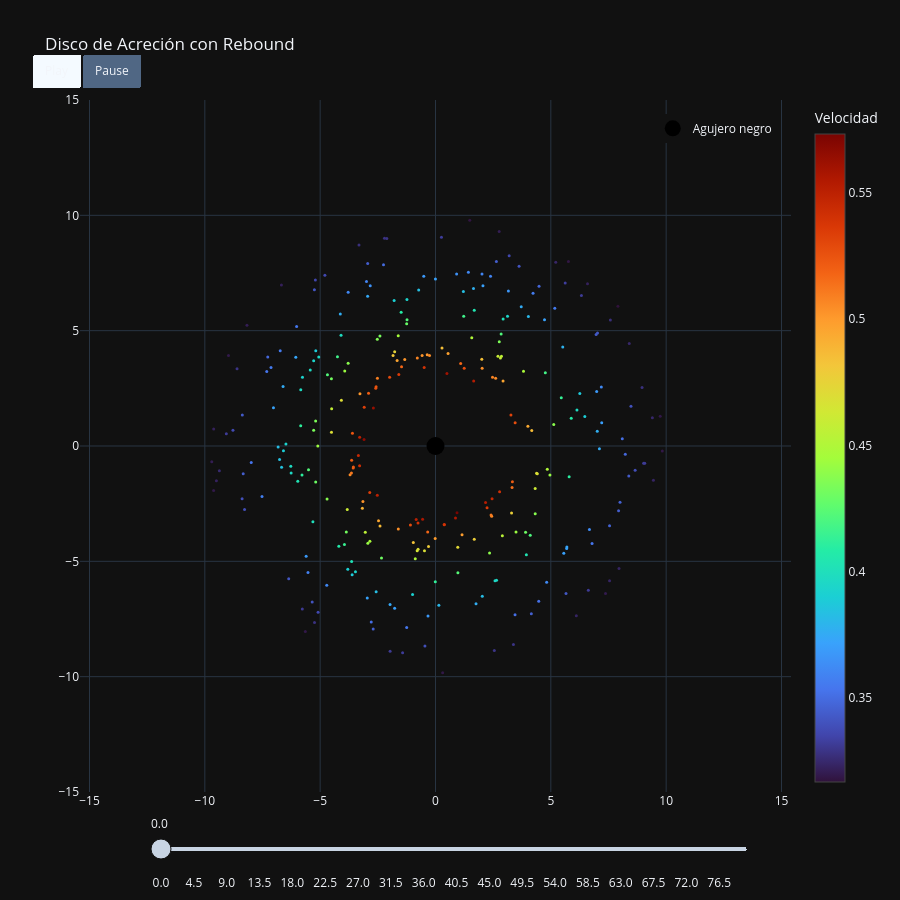

The cell this chart's notebook holds for it:
### Markdown cell above
Creamos una figura interactiva con plotly, la cual muestra la animación de las órbitas newtonianas de las partículas, permite avanzar y retroceder en el tiempo mediante un slider y representa la velocidad de las partículas con un mapa de color que va desde la velocidad mínima hasta la velocidad máxima

### Code cell
fig = go.Figure(
    data=[
        # Partículas
        go.Scatter(
            x=xs[0],
            y=ys[0],
            mode='markers',
            marker=dict(
                size=3,
                color=vs[0],
                colorscale='Turbo',
                cmin=vmin,
                cmax=vmax,
                colorbar=dict(title="Velocidad"),
            ),
            showlegend=False,  # Ocultar la leyenda automática de las partículas
        ),
        # Agujero negro
        go.Scatter(
            x=[0],
            y=[0],
            mode='markers',
            marker=dict(
                size=18,
                color='black'
            ),
            name='Agujero negro'
        )
    ],
    frames=frames # Frames definidos en la celda anterior
)

sliders = [
    {
        "steps": [
            {
                "args": [
                    [str(i)],
                    {
                        "frame": {"duration": 0, "redraw": True},
                        "mode": "immediate"
                    }
                ],
                "label": f"{tiempos[i]:.1f}",
                "method": "animate",
            }
            for i in range(250)
        ],
        "transition": {"duration": 0},
        "x": 0.1,
        "len": 0.85,
    }
]

fig.update_layout(
    title="Disco de Acreción con Rebound",
    width=900,
    height=900,
    xaxis=dict(
        range=[-15, 15],
        zeroline=False,
    ),
    yaxis=dict(
        range=[-15, 15],
        scaleanchor="x",
        zeroline=False,
    ),
    template="plotly_dark",
    sliders=sliders,
    legend=dict(
        xanchor="right",
        x=0.98,
        yanchor="top",
        y=0.98
    ),
    updatemenus=[
        {
            "type": "buttons",
            "buttons": [
                {
                    "label": "Play",
                    "method": "animate",
                    "args": [
                        None,
                        {
                            "frame": {
                                "duration": 40,
                                "redraw": True
                            },
                            "fromcurrent": True
                        }
                    ],
                },
                {
                    "label": "Pause",
                    "method": "animate",
                    "args": [
                        [None],
                        {
                            "frame": {
                                "duration": 0,
                                "redraw": False
                            },
                            "mode": "immediate"
                        }
                    ],
                }
            ],
            "direction": "left",
            "pad": {"r": 10, "t": 10},
            "showactive": True,
            "x": 0.1,
            "y": 1.08,
        }
    ]
)

fig.show()

### Figure 1 — Plotly figure (JSON) as saved in the notebook; plotly's stock layout.template omitted (floating-point values rounded to 4 significant figures; data arrays with more than 128 entries replaced by an {"elided": "..."} marker saying what was removed)
{"data": [{"marker": {"cmax": 0.5732, "cmin": 0.3168, "color": {"elided": "300 float values"}, "colorbar": {"title": {"text": "Velocidad"}}, "colorscale": [[0, "#30123b"], [0.07143, "#4145ab"], [0.1429, "#4675ed"], [0.2143, "#39a2fc"], [0.2857, "#1bcfd4"], [0.3571, "#24eca6"], [0.4286, "#61fc6c"], [0.5, "#a4fc3b"], [0.5714, "#d1e834"], [0.6429, "#f3c63a"], [0.7143, "#fe9b2d"], [0.7857, "#f36315"], [0.8571, "#d93806"], [0.9286, "#b11901"], [1, "#7a0402"]], "size": 3}, "mode": "markers", "showlegend": false, "type": "scatter", "x": {"elided": "300 float values"}, "y": {"elided": "300 float values"}}, {"marker": {"color": "black", "size": 18}, "mode": "markers", "name": "Agujero negro", "type": "scatter", "x": [0], "y": [0]}], "layout": {"height": 900, "legend": {"x": 0.98, "xanchor": "right", "y": 0.98, "yanchor": "top"}, "sliders": [{"len": 0.85, "steps": [{"args": [["0"], {"frame": {"duration": 0, "redraw": true}, "mode": "immediate"}], "label": "0.0", "method": "animate"}, {"args": [["1"], {"frame": {"duration": 0, "redraw": true}, "mode": "immediate"}], "label": "0.3", "method": "animate"}, {"args": [["2"], {"frame": {"duration": 0, "redraw": true}, "mode": "immediate"}], "label": "0.6", "method": "animate"}, {"args": [["3"], {"frame": {"duration": 0, "redraw": true}, "mode": "immediate"}], "label": "1.0", "method": "animate"}, {"args": [["4"], {"frame": {"duration": 0, "redraw": true}, "mode": "immediate"}], "label": "1.3", "method": "animate"}, {"args": [["5"], {"frame": {"duration": 0, "redraw": true}, "mode": "immediate"}], "label": "1.6", "method": "animate"}, {"args": [["6"], {"frame": {"duration": 0, "redraw": true}, "mode": "immediate"}], "label": "1.9", "method": "animate"}, {"args": [["7"], {"frame": {"duration": 0, "redraw": true}, "mode": "immediate"}], "label": "2.2", "method": "animate"}, {"args": [["8"], {"frame": {"duration": 0, "redraw": true}, "mode": "immediate"}], "label": "2.6", "method": "animate"}, {"args": [["9"], {"frame": {"duration": 0, "redraw": true}, "mode": "immediate"}], "label": "2.9", "method": "animate"}, {"args": [["10"], {"frame": {"duration": 0, "redraw": true}, "mode": "immediate"}], "label": "3.2", "method": "animate"}, {"args": [["11"], {"frame": {"duration": 0, "redraw": true}, "mode": "immediate"}], "label": "3.5", "method": "animate"}, {"args": [["12"], {"frame": {"duration": 0, "redraw": true}, "mode": "immediate"}], "label": "3.9", "method": "animate"}, {"args": [["13"], {"frame": {"duration": 0, "redraw": true}, "mode": "immediate"}], "label": "4.2", "method": "animate"}, {"args": [["14"], {"frame": {"duration": 0, "redraw": true}, "mode": "immediate"}], "label": "4.5", "method": "animate"}, {"args": [["15"], {"frame": {"duration": 0, "redraw": true}, "mode": "immediate"}], "label": "4.8", "method": "animate"}, {"args": [["16"], {"frame": {"duration": 0, "redraw": true}, "mode": "immediate"}], "label": "5.1", "method": "animate"}, {"args": [["17"], {"frame": {"duration": 0, "redraw": true}, "mode": "immediate"}], "label": "5.5", "method": "animate"}, {"args": [["18"], {"frame": {"duration": 0, "redraw": true}, "mode": "immediate"}], "label": "5.8", "method": "animate"}, {"args": [["19"], {"frame": {"duration": 0, "redraw": true}, "mode": "immediate"}], "label": "6.1", "method": "animate"}, {"args": [["20"], {"frame": {"duration": 0, "redraw": true}, "mode": "immediate"}], "label": "6.4", "method": "animate"}, {"args": [["21"], {"frame": {"duration": 0, "redraw": true}, "mode": "immediate"}], "label": "6.7", "method": "animate"}, {"args": [["22"], {"frame": {"duration": 0, "redraw": true}, "mode": "immediate"}], "label": "7.1", "method": "animate"}, {"args": [["23"], {"frame": {"duration": 0, "redraw": true}, "mode": "immediate"}], "label": "7.4", "method": "animate"}, {"args": [["24"], {"frame": {"duration": 0, "redraw": true}, "mode": "immediate"}], "label": "7.7", "method": "animate"}, {"args": [["25"], {"frame": {"duration": 0, "redraw": true}, "mode": "immediate"}], "label": "8.0", "method": "animate"}, {"args": [["26"], {"frame": {"duration": 0, "redraw": true}, "mode": "immediate"}], "label": "8.4", "method": "animate"}, {"args": [["27"], {"frame": {"duration": 0, "redraw": true}, "mode": "immediate"}], "label": "8.7", "method": "animate"}, {"args": [["28"], {"frame": {"duration": 0, "redraw": true}, "mode": "immediate"}], "label": "9.0", "method": "animate"}, {"args": [["29"], {"frame": {"duration": 0, "redraw": true}, "mode": "immediate"}], "label": "9.3", "method": "animate"}, {"args": [["30"], {"frame": {"duration": 0, "redraw": true}, "mode": "immediate"}], "label": "9.6", "method": "animate"}, {"args": [["31"], {"frame": {"duration": 0, "redraw": true}, "mode": "immediate"}], "label": "10.0", "method": "animate"}, {"args": [["32"], {"frame": {"duration": 0, "redraw": true}, "mode": "immediate"}], "label": "10.3", "method": "animate"}, {"args": [["33"], {"frame": {"duration": 0, "redraw": true}, "mode": "immediate"}], "label": "10.6", "method": "animate"}, {"args": [["34"], {"frame": {"duration": 0, "redraw": true}, "mode": "immediate"}], "label": "10.9", "method": "animate"}, {"args": [["35"], {"frame": {"duration": 0, "redraw": true}, "mode": "immediate"}], "label": "11.2", "method": "animate"}, {"args": [["36"], {"frame": {"duration": 0, "redraw": true}, "mode": "immediate"}], "label": "11.6", "method": "animate"}, {"args": [["37"], {"frame": {"duration": 0, "redraw": true}, "mode": "immediate"}], "label": "11.9", "method": "animate"}, {"args": [["38"], {"frame": {"duration": 0, "redraw": true}, "mode": "immediate"}], "label": "12.2", "method": "animate"}, {"args": [["39"], {"frame": {"duration": 0, "redraw": true}, "mode": "immediate"}], "label": "12.5", "method": "animate"}, {"args": [["40"], {"frame": {"duration": 0, "redraw": true}, "mode": "immediate"}], "label": "12.9", "method": "animate"}, {"args": [["41"], {"frame": {"duration": 0, "redraw": true}, "mode": "immediate"}], "label": "13.2", "method": "animate"}, {"args": [["42"], {"frame": {"duration": 0, "redraw": true}, "mode": "immediate"}], "label": "13.5", "method": "animate"}, {"args": [["43"], {"frame": {"duration": 0, "redraw": true}, "mode": "immediate"}], "label": "13.8", "method": "animate"}, {"args": [["44"], {"frame": {"duration": 0, "redraw": true}, "mode": "immediate"}], "label": "14.1", "method": "animate"}, {"args": [["45"], {"frame": {"duration": 0, "redraw": true}, "mode": "immediate"}], "label": "14.5", "method": "animate"}, {"args": [["46"], {"frame": {"duration": 0, "redraw": true}, "mode": "immediate"}], "label": "14.8", "method": "animate"}, {"args": [["47"], {"frame": {"duration": 0, "redraw": true}, "mode": "immediate"}], "label": "15.1", "method": "animate"}, {"args": [["48"], {"frame": {"duration": 0, "redraw": true}, "mode": "immediate"}], "label": "15.4", "method": "animate"}, {"args": [["49"], {"frame": {"duration": 0, "redraw": true}, "mode": "immediate"}], "label": "15.7", "method": "animate"}, {"args": [["50"], {"frame": {"duration": 0, "redraw": true}, "mode": "immediate"}], "label": "16.1", "method": "animate"}, {"args": [["51"], {"frame": {"duration": 0, "redraw": true}, "mode": "immediate"}], "label": "16.4", "method": "animate"}, {"args": [["52"], {"frame": {"duration": 0, "redraw": true}, "mode": "immediate"}], "label": "16.7", "method": "animate"}, {"args": [["53"], {"frame": {"duration": 0, "redraw": true}, "mode": "immediate"}], "label": "17.0", "method": "animate"}, {"args": [["54"], {"frame": {"duration": 0, "redraw": true}, "mode": "immediate"}], "label": "17.3", "method": "animate"}, {"args": [["55"], {"frame": {"duration": 0, "redraw": true}, "mode": "immediate"}], "label": "17.7", "method": "animate"}, {"args": [["56"], {"frame": {"duration": 0, "redraw": true}, "mode": "immediate"}], "label": "18.0", "method": "animate"}, {"args": [["57"], {"frame": {"duration": 0, "redraw": true}, "mode": "immediate"}], "label": "18.3", "method": "animate"}, {"args": [["58"], {"frame": {"duration": 0, "redraw": true}, "mode": "immediate"}], "label": "18.6", "method": "animate"}, {"args": [["59"], {"frame": {"duration": 0, "redraw": true}, "mode": "immediate"}], "label": "19.0", "method": "animate"}, {"args": [["60"], {"frame": {"duration": 0, "redraw": true}, "mode": "immediate"}], "label": "19.3", "method": "animate"}, {"args": [["61"], {"frame": {"duration": 0, "redraw": true}, "mode": "immediate"}], "label": "19.6", "method": "animate"}, {"args": [["62"], {"frame": {"duration": 0, "redraw": true}, "mode": "immediate"}], "label": "19.9", "method": "animate"}, {"args": [["63"], {"frame": {"duration": 0, "redraw": true}, "mode": "immediate"}], "label": "20.2", "method": "animate"}, {"args": [["64"], {"frame": {"duration": 0, "redraw": true}, "mode": "immediate"}], "label": "20.6", "method": "animate"}, {"args": [["65"], {"frame": {"duration": 0, "redraw": true}, "mode": "immediate"}], "label": "20.9", "method": "animate"}, {"args": [["66"], {"frame": {"duration": 0, "redraw": true}, "mode": "immediate"}], "label": "21.2", "method": "animate"}, {"args": [["67"], {"frame": {"duration": 0, "redraw": true}, "mode": "immediate"}], "label": "21.5", "method": "animate"}, {"args": [["68"], {"frame": {"duration": 0, "redraw": true}, "mode": "immediate"}], "label": "21.8", "method": "animate"}, {"args": [["69"], {"frame": {"duration": 0, "redraw": true}, "mode": "immediate"}], "label": "22.2", "method": "animate"}, {"args": [["70"], {"frame": {"duration": 0, "redraw": true}, "mode": "immediate"}], "label": "22.5", "method": "animate"}, {"args": [["71"], {"frame": {"duration": 0, "redraw": true}, "mode": "immediate"}], "label": "22.8", "method": "animate"}, {"args": [["72"], {"frame": {"duration": 0, "redraw": true}, "mode": "immediate"}], "label": "23.1", "method": "animate"}, {"args": [["73"], {"frame": {"duration": 0, "redraw": true}, "mode": "immediate"}], "label": "23.5", "method": "animate"}, {"args": [["74"], {"frame": {"duration": 0, "redraw": true}, "mode": "immediate"}], "label": "23.8", "method": "animate"}, {"args": [["75"], {"frame": {"duration": 0, "redraw": true}, "mode": "immediate"}], "label": "24.1", "method": "animate"}, {"args": [["76"], {"frame": {"duration": 0, "redraw": true}, "mode": "immediate"}], "label": "24.4", "method": "animate"}, {"args": [["77"], {"frame": {"duration": 0, "redraw": true}, "mode": "immediate"}], "label": "24.7", "method": "animate"}, {"args": [["78"], {"frame": {"duration": 0, "redraw": true}, "mode": "immediate"}], "label": "25.1", "method": "animate"}, {"args": [["79"], {"frame": {"duration": 0, "redraw": true}, "mode": "immediate"}], "label": "25.4", "method": "animate"}, {"args": [["80"], {"frame": {"duration": 0, "redraw": true}, "mode": "immediate"}], "label": "25.7", "method": "animate"}, {"args": [["81"], {"frame": {"duration": 0, "redraw": true}, "mode": "immediate"}], "label": "26.0", "method": "animate"}, {"args": [["82"], {"frame": {"duration": 0, "redraw": true}, "mode": "immediate"}], "label": "26.3", "method": "animate"}, {"args": [["83"], {"frame": {"duration": 0, "redraw": true}, "mode": "immediate"}], "label": "26.7", "method": "animate"}, {"args": [["84"], {"frame": {"duration": 0, "redraw": true}, "mode": "immediate"}], "label": "27.0", "method": "animate"}, {"args": [["85"], {"frame": {"duration": 0, "redraw": true}, "mode": "immediate"}], "label": "27.3", "method": "animate"}, {"args": [["86"], {"frame": {"duration": 0, "redraw": true}, "mode": "immediate"}], "label": "27.6", "method": "animate"}, {"args": [["87"], {"frame": {"duration": 0, "redraw": true}, "mode": "immediate"}], "label": "28.0", "method": "animate"}, {"args": [["88"], {"frame": {"duration": 0, "redraw": true}, "mode": "immediate"}], "label": "28.3", "method": "animate"}, {"args": [["89"], {"frame": {"duration": 0, "redraw": true}, "mode": "immediate"}], "label": "28.6", "method": "animate"}, {"args": [["90"], {"frame": {"duration": 0, "redraw": true}, "mode": "immediate"}], "label": "28.9", "method": "animate"}, {"args": [["91"], {"frame": {"duration": 0, "redraw": true}, "mode": "immediate"}], "label": "29.2", "method": "animate"}, {"args": [["92"], {"frame": {"duration": 0, "redraw": true}, "mode": "immediate"}], "label": "29.6", "method": "animate"}, {"args": [["93"], {"frame": {"duration": 0, "redraw": true}, "mode": "immediate"}], "label": "29.9", "method": "animate"}, {"args": [["94"], {"frame": {"duration": 0, "redraw": true}, "mode": "immediate"}], "label": "30.2", "method": "animate"}, {"args": [["95"], {"frame": {"duration": 0, "redraw": true}, "mode": "immediate"}], "label": "30.5", "method": "animate"}, {"args": [["96"], {"frame": {"duration": 0, "redraw": true}, "mode": "immediate"}], "label": "30.8", "method": "animate"}, {"args": [["97"], {"frame": {"duration": 0, "redraw": true}, "mode": "immediate"}], "label": "31.2", "method": "animate"}, {"args": [["98"], {"frame": {"duration": 0, "redraw": true}, "mode": "immediate"}], "label": "31.5", "method": "animate"}, {"args": [["99"], {"frame": {"duration": 0, "redraw": true}, "mode": "immediate"}], "label": "31.8", "method": "animate"}, {"args": [["100"], {"frame": {"duration": 0, "redraw": true}, "mode": "immediate"}], "label": "32.1", "method": "animate"}, {"args": [["101"], {"frame": {"duration": 0, "redraw": true}, "mode": "immediate"}], "label": "32.4", "method": "animate"}, {"args": [["102"], {"frame": {"duration": 0, "redraw": true}, "mode": "immediate"}], "label": "32.8", "method": "animate"}, {"args": [["103"], {"frame": {"duration": 0, "redraw": true}, "mode": "immediate"}], "label": "33.1", "method": "animate"}, {"args": [["104"], {"frame": {"duration": 0, "redraw": true}, "mode": "immediate"}], "label": "33.4", "method": "animate"}, {"args": [["105"], {"frame": {"duration": 0, "redraw": true}, "mode": "immediate"}], "label": "33.7", "method": "animate"}, {"args": [["106"], {"frame": {"duration": 0, "redraw": true}, "mode": "immediate"}], "label": "34.1", "method": "animate"}, {"args": [["107"], {"frame": {"duration": 0, "redraw": true}, "mode": "immediate"}], "label": "34.4", "method": "animate"}, {"args": [["108"], {"frame": {"duration": 0, "redraw": true}, "mode": "immediate"}], "label": "34.7", "method": "animate"}, {"args": [["109"], {"frame": {"duration": 0, "redraw": true}, "mode": "immediate"}], "label": "35.0", "method": "animate"}, {"args": [["110"], {"frame": {"duration": 0, "redraw": true}, "mode": "immediate"}], "label": "35.3", "method": "animate"}, {"args": [["111"], {"frame": {"duration": 0, "redraw": true}, "mode": "immediate"}], "label": "35.7", "method": "animate"}, {"args": [["112"], {"frame": {"duration": 0, "redraw": true}, "mode": "immediate"}], "label": "36.0", "method": "animate"}, {"args": [["113"], {"frame": {"duration": 0, "redraw": true}, "mode": "immediate"}], "label": "36.3", "method": "animate"}, {"args": [["114"], {"frame": {"duration": 0, "redraw": true}, "mode": "immediate"}], "label": "36.6", "method": "animate"}, {"args": [["115"], {"frame": {"duration": 0, "redraw": true}, "mode": "immediate"}], "label": "36.9", "method": "animate"}, {"args": [["116"], {"frame": {"duration": 0, "redraw": true}, "mode": "immediate"}], "label": "37.3", "method": "animate"}, {"args": [["117"], {"frame": {"duration": 0, "redraw": true}, "mode": "immediate"}], "label": "37.6", "method": "animate"}, {"args": [["118"], {"frame": {"duration": 0, "redraw": true}, "mode": "immediate"}], "label": "37.9", "method": "animate"}, {"args": [["119"], {"frame": {"duration": 0, "redraw": true}, "mode": "immediate"}], "label": "38.2", "method": "animate"}, {"args": [["120"], {"frame": {"duration": 0, "redraw": true}, "mode": "immediate"}], "label": "38.6", "method": "animate"}, {"args": [["121"], {"frame": {"duration": 0, "redraw": true}, "mode": "immediate"}], "label": "38.9", "method": "animate"}, {"args": [["122"], {"frame": {"duration": 0, "redraw": true}, "mode": "immediate"}], "label": "39.2", "method": "animate"}, {"args": [["123"], {"frame": {"duration": 0, "redraw": true}, "mode": "immediate"}], "label": "39.5", "method": "animate"}, {"args": [["124"], {"frame": {"duration": 0, "redraw": true}, "mode": "immediate"}], "label": "39.8", "method": "animate"}, {"args": [["125"], {"frame": {"duration": 0, "redraw": true}, "mode": "immediate"}], "label": "40.2", "method": "animate"}, {"args": [["126"], {"frame": {"duration": 0, "redraw": true}, "mode": "immediate"}], "label": "40.5", "method": "animate"}, {"args": [["127"], {"frame": {"duration": 0, "redraw": true}, "mode": "immediate"}], "label": "40.8", "method": "animate"}, {"args": [["128"], {"frame": {"duration": 0, "redraw": true}, "mode": "immediate"}], "label": "41.1", "method": "animate"}, {"args": [["129"], {"frame": {"duration": 0, "redraw": true}, "mode": "immediate"}], "label": "41.4", "method": "animate"}, {"args": [["130"], {"frame": {"duration": 0, "redraw": true}, "mode": "immediate"}], "label": "41.8", "method": "animate"}, {"args": [["131"], {"frame": {"duration": 0, "redraw": true}, "mode": "immediate"}], "label": "42.1", "method": "animate"}, {"args": [["132"], {"frame": {"duration": 0, "redraw": true}, "mode": "immediate"}], "label": "42.4", "method": "animate"}, {"args": [["133"], {"frame": {"duration": 0, "redraw": true}, "mode": "immediate"}], "label": "42.7", "method": "animate"}, {"args": [["134"], {"frame": {"duration": 0, "redraw": true}, "mode": "immediate"}], "label": "43.1", "method": "animate"}, {"args": [["135"], {"frame": {"duration": 0, "redraw": true}, "mode": "immediate"}], "label": "43.4", "method": "animate"}, {"args": [["136"], {"frame": {"duration": 0, "redraw": true}, "mode": "immediate"}], "label": "43.7", "method": "animate"}, {"args": [["137"], {"frame": {"duration": 0, "redraw": true}, "mode": "immediate"}], "label": "44.0", "method": "animate"}, {"args": [["138"], {"frame": {"duration": 0, "redraw": true}, "mode": "immediate"}], "label": "44.3", "method": "animate"}, {"args": [["139"], {"frame": {"duration": 0, "redraw": true}, "mode": "immediate"}], "label": "44.7", "method": "animate"}, {"args": [["140"], {"frame": {"duration": 0, "redraw": true}, "mode": "immediate"}], "label": "45.0", "method": "animate"}, {"args": [["141"], {"frame": {"duration": 0, "redraw": true}, "mode": "immediate"}], "label": "45.3", "method": "animate"}, {"args": [["142"], {"frame": {"duration": 0, "redraw": true}, "mode": "immediate"}], "label": "45.6", "method": "animate"}, {"args": [["143"], {"frame": {"duration": 0, "redraw": true}, "mode": "immediate"}], "label": "45.9", "method": "animate"}, {"args": [["144"], {"frame": {"duration": 0, "redraw": true}, "mode": "immediate"}], "label": "46.3", "method": "animate"}, {"args": [["145"], {"frame": {"duration": 0, "redraw": true}, "mode": "immediate"}], "label": "46.6", "method": "animate"}, {"args": [["146"], {"frame": {"duration": 0, "redraw": true}, "mode": "immediate"}], "label": "46.9", "method": "animate"}, {"args": [["147"], {"frame": {"duration": 0, "redraw": true}, "mode": "immediate"}], "label": "47.2", "method": "animate"}, {"args": [["148"], {"frame": {"duration": 0, "redraw": true}, "mode": "immediate"}], "label": "47.6", "method": "animate"}, {"args": [["149"], {"frame": {"duration": 0, "redraw": true}, "mode": "immediate"}], "label": "47.9", "method": "animate"}, {"args": [["150"], {"frame": {"duration": 0, "redraw": true}, "mode": "immediate"}], "label": "48.2", "method": "animate"}, {"args": [["151"], {"frame": {"duration": 0, "redraw": true}, "mode": "immediate"}], "label": "48.5", "method": "animate"}, {"args": [["152"], {"frame": {"duration": 0, "redraw": true}, "mode": "immediate"}], "label": "48.8", "method": "animate"}, {"args": [["153"], {"frame": {"duration": 0, "redraw": true}, "mode": "immediate"}], "label": "49.2", "method": "animate"}, {"args": [["154"], {"frame": {"duration": 0, "redraw": true}, "mode": "immediate"}], "label": "49.5", "method": "animate"}, {"args": [["155"], {"frame": {"duration": 0, "redraw": true}, "mode": "immediate"}], "label": "49.8", "method": "animate"}, {"args": [["156"], {"frame": {"duration": 0, "redraw": true}, "mode": "immediate"}], "label": "50.1", "method": "animate"}, {"args": [["157"], {"frame": {"duration": 0, "redraw": true}, "mode": "immediate"}], "label": "50.4", "method": "animate"}, {"args": [["158"], {"frame": {"duration": 0, "redraw": true}, "mode": "immediate"}], "label": "50.8", "method": "animate"}, {"args": [["159"], {"frame": {"duration": 0, "redraw": true}, "mode": "immediate"}], "label": "51.1", "method": "animate"}, {"args": [["160"], {"frame": {"duration": 0, "redraw": true}, "mode": "immediate"}], "label": "51.4", "method": "animate"}, {"args": [["161"], {"frame": {"duration": 0, "redraw": true}, "mode": "immediate"}], "label": "51.7", "method": "animate"}, {"args": [["162"], {"frame": {"duration": 0, "redraw": true}, "mode": "immediate"}], "label": "52.0", "method": "animate"}, {"args": [["163"], {"frame": {"duration": 0, "redraw": true}, "mode": "immediate"}], "label": "52.4", "method": "animate"}, {"args": [["164"], {"frame": {"duration": 0, "redraw": true}, "mode": "immediate"}], "label": "52.7", "method": "animate"}, {"args": [["165"], {"frame": {"duration": 0, "redraw": true}, "mode": "immediate"}], "label": "53.0", "method": "animate"}, {"args": [["166"], {"frame": {"duration": 0, "redraw": true}, "mode": "immediate"}], "label": "53.3", "method": "animate"}, {"args": [["167"], {"frame": {"duration": 0, "redraw": true}, "mode": "immediate"}], "label": "53.7", "method": "animate"}, {"args": [["168"], {"frame": {"duration": 0, "redraw": true}, "mode": "immediate"}], "label": "54.0", "method": "animate"}, {"args": [["169"], {"frame": {"duration": 0, "redraw": true}, "mode": "immediate"}], "label": "54.3", "method": "animate"}, {"args": [["170"], {"frame": {"duration": 0, "redraw": true}, "mode": "immediate"}], "label": "54.6", "method": "animate"}, {"args": [["171"], {"frame": {"duration": 0, "redraw": true}, "mode": "immediate"}], "label": "54.9", "method": "animate"}, {"args": [["172"], {"frame": {"duration": 0, "redraw": true}, "mode": "immediate"}], "label": "55.3", "method": "animate"}, {"args": [["173"], {"frame": {"duration": 0, "redraw": true}, "mode": "immediate"}], "label": "55.6", "method": "animate"}, {"args": [["174"], {"frame": {"duration": 0, "redraw": true}, "mode": "immediate"}], "label": "55.9", "method": "animate"}, {"args": [["175"], {"frame": {"duration": 0, "redraw": true}, "mode": "immediate"}], "label": "56.2", "method": "animate"}, {"args": [["176"], {"frame": {"duration": 0, "redraw": true}, "mode": "immediate"}], "label": "56.5", "method": "animate"}, {"args": [["177"], {"frame": {"duration": 0, "redraw": true}, "mode": "immediate"}], "label": "56.9", "method": "animate"}, {"args": [["178"], {"frame": {"duration": 0, "redraw": true}, "mode": "immediate"}], "label": "57.2", "method": "animate"}, {"args": [["179"], {"frame": {"duration": 0, "redraw": true}, "mode": "immediate"}], "label": "57.5", "method": "animate"}, {"args": [["180"], {"frame": {"duration": 0, "redraw": true}, "mode": "immediate"}], "label": "57.8", "method": "animate"}, {"args": [["181"], {"frame": {"duration": 0, "redraw": true}, "mode": "immediate"}], "label": "58.2", "method": "animate"}, {"args": [["182"], {"frame": {"duration": 0, "redraw": true}, "mode": "immediate"}], "label": "58.5", "method": "animate"}, {"args": [["183"], {"frame": {"duration": 0, "redraw": true}, "mode": "immediate"}], "label": "58.8", "method": "animate"}, {"args": [["184"], {"frame": {"duration": 0, "redraw": true}, "mode": "immediate"}], "label": "59.1", "method": "animate"}, {"args": [["185"], {"frame": {"duration": 0, "redraw": true}, "mode": "immediate"}], "label": "59.4", "method": "animate"}, {"args": [["186"], {"frame": {"duration": 0, "redraw": true}, "mode": "immediate"}], "label": "59.8", "method": "animate"}, {"args": [["187"], {"frame": {"duration": 0, "redraw": true}, "mode": "immediate"}], "label": "60.1", "method": "animate"}, {"args": [["188"], {"frame": {"duration": 0, "redraw": true}, "mode": "immediate"}], "label": "60.4", "method": "animate"}, {"args": [["189"], {"frame": {"duration": 0, "redraw": true}, "mode": "immediate"}], "label": "60.7", "method": "animate"}, {"args": [["190"], {"frame": {"duration": 0, "redraw": true}, "mode": "immediate"}], "label": "61.0", "method": "animate"}, {"args": [["191"], {"frame": {"duration": 0, "redraw": true}, "mode": "immediate"}], "label": "61.4", "method": "animate"}, {"args": [["192"], {"frame": {"duration": 0, "redraw": true}, "mode": "immediate"}], "label": "61.7", "method": "animate"}, {"args": [["193"], {"frame": {"duration": 0, "redraw": true}, "mode": "immediate"}], "label": "62.0", "method": "animate"}, {"args": [["194"], {"frame": {"duration": 0, "redraw": true}, "mode": "immediate"}], "label": "62.3", "method": "animate"}, {"args": [["195"], {"frame": {"duration": 0, "redraw": true}, "mode": "immediate"}], "label": "62.7", "method": "animate"}, {"args": [["196"], {"frame": {"duration": 0, "redraw": true}, "mode": "immediate"}], "label": "63.0", "method": "animate"}, {"args": [["197"], {"frame": {"duration": 0, "redraw": true}, "mode": "immediate"}], "label": "63.3", "method": "animate"}, {"args": [["198"], {"frame": {"duration": 0, "redraw": true}, "mode": "immediate"}], "label": "63.6", "method": "animate"}, {"args": [["199"], {"frame": {"duration": 0, "redraw": true}, "mode": "immediate"}], "label": "63.9", "method": "animate"}, {"args": [["200"], {"frame": {"duration": 0, "redraw": true}, "mode": "immediate"}], "label": "64.3", "method": "animate"}, {"args": [["201"], {"frame": {"duration": 0, "redraw": true}, "mode": "immediate"}], "label": "64.6", "method": "animate"}, {"args": [["202"], {"frame": {"duration": 0, "redraw": true}, "mode": "immediate"}], "label": "64.9", "method": "animate"}, {"args": [["203"], {"frame": {"duration": 0, "redraw": true}, "mode": "immediate"}], "label": "65.2", "method": "animate"}, {"args": [["204"], {"frame": {"duration": 0, "redraw": true}, "mode": "immediate"}], "label": "65.5", "method": "animate"}, {"args": [["205"], {"frame": {"duration": 0, "redraw": true}, "mode": "immediate"}], "label": "65.9", "method": "animate"}, {"args": [["206"], {"frame": {"duration": 0, "redraw": true}, "mode": "immediate"}], "label": "66.2", "method": "animate"}, {"args": [["207"], {"frame": {"duration": 0, "redraw": true}, "mode": "immediate"}], "label": "66.5", "method": "animate"}, {"args": [["208"], {"frame": {"duration": 0, "redraw": true}, "mode": "immediate"}], "label": "66.8", "method": "animate"}, {"args": [["209"], {"frame": {"duration": 0, "redraw": true}, "mode": "immediate"}], "label": "67.1", "method": "animate"}, {"args": [["210"], {"frame": {"duration": 0, "redraw": true}, "mode": "immediate"}], "label": "67.5", "method": "animate"}, {"args": [["211"], {"frame": {"duration": 0, "redraw": true}, "mode": "immediate"}], "label": "67.8", "method": "animate"}, {"args": [["212"], {"frame": {"duration": 0, "redraw": true}, "mode": "immediate"}], "label": "68.1", "method": "animate"}, {"args": [["213"], {"frame": {"duration": 0, "redraw": true}, "mode": "immediate"}], "label": "68.4", "method": "animate"}, {"args": [["214"], {"frame": {"duration": 0, "redraw": true}, "mode": "immediate"}], "label": "68.8", "method": "animate"}, {"args": [["215"], {"frame": {"duration": 0, "redraw": true}, "mode": "immediate"}], "label": "69.1", "method": "animate"}, {"args": [["216"], {"frame": {"duration": 0, "redraw": true}, "mode": "immediate"}], "label": "69.4", "method": "animate"}, {"args": [["217"], {"frame": {"duration": 0, "redraw": true}, "mode": "immediate"}], "label": "69.7", "method": "animate"}, {"args": [["218"], {"frame": {"duration": 0, "redraw": true}, "mode": "immediate"}], "label": "70.0", "method": "animate"}, {"args": [["219"], {"frame": {"duration": 0, "redraw": true}, "mode": "immediate"}], "label": "70.4", "method": "animate"}, {"args": [["220"], {"frame": {"duration": 0, "redraw": true}, "mode": "immediate"}], "label": "70.7", "method": "animate"}, {"args": [["221"], {"frame": {"duration": 0, "redraw": true}, "mode": "immediate"}], "label": "71.0", "method": "animate"}, {"args": [["222"], {"frame": {"duration": 0, "redraw": true}, "mode": "immediate"}], "label": "71.3", "method": "animate"}, {"args": [["223"], {"frame": {"duration": 0, "redraw": true}, "mode": "immediate"}], "label": "71.6", "method": "animate"}, {"args": [["224"], {"frame": {"duration": 0, "redraw": true}, "mode": "immediate"}], "label": "72.0", "method": "animate"}, {"args": [["225"], {"frame": {"duration": 0, "redraw": true}, "mode": "immediate"}], "label": "72.3", "method": "animate"}, {"args": [["226"], {"frame": {"duration": 0, "redraw": true}, "mode": "immediate"}], "label": "72.6", "method": "animate"}, {"args": [["227"], {"frame": {"duration": 0, "redraw": true}, "mode": "immediate"}], "label": "72.9", "method": "animate"}, {"args": [["228"], {"frame": {"duration": 0, "redraw": true}, "mode": "immediate"}], "label": "73.3", "method": "animate"}, {"args": [["229"], {"frame": {"duration": 0, "redraw": true}, "mode": "immediate"}], "label": "73.6", "method": "animate"}, {"args": [["230"], {"frame": {"duration": 0, "redraw": true}, "mode": "immediate"}], "label": "73.9", "method": "animate"}, {"args": [["231"], {"frame": {"duration": 0, "redraw": true}, "mode": "immediate"}], "label": "74.2", "method": "animate"}, {"args": [["232"], {"frame": {"duration": 0, "redraw": true}, "mode": "immediate"}], "label": "74.5", "method": "animate"}, {"args": [["233"], {"frame": {"duration": 0, "redraw": true}, "mode": "immediate"}], "label": "74.9", "method": "animate"}, {"args": [["234"], {"frame": {"duration": 0, "redraw": true}, "mode": "immediate"}], "label": "75.2", "method": "animate"}, {"args": [["235"], {"frame": {"duration": 0, "redraw": true}, "mode": "immediate"}], "label": "75.5", "method": "animate"}, {"args": [["236"], {"frame": {"duration": 0, "redraw": true}, "mode": "immediate"}], "label": "75.8", "method": "animate"}, {"args": [["237"], {"frame": {"duration": 0, "redraw": true}, "mode": "immediate"}], "label": "76.1", "method": "animate"}, {"args": [["238"], {"frame": {"duration": 0, "redraw": true}, "mode": "immediate"}], "label": "76.5", "method": "animate"}, {"args": [["239"], {"frame": {"duration": 0, "redraw": true}, "mode": "immediate"}], "label": "76.8", "method": "animate"}, {"args": [["240"], {"frame": {"duration": 0, "redraw": true}, "mode": "immediate"}], "label": "77.1", "method": "animate"}, {"args": [["241"], {"frame": {"duration": 0, "redraw": true}, "mode": "immediate"}], "label": "77.4", "method": "animate"}, {"args": [["242"], {"frame": {"duration": 0, "redraw": true}, "mode": "immediate"}], "label": "77.8", "method": "animate"}, {"args": [["243"], {"frame": {"duration": 0, "redraw": true}, "mode": "immediate"}], "label": "78.1", "method": "animate"}, {"args": [["244"], {"frame": {"duration": 0, "redraw": true}, "mode": "immediate"}], "label": "78.4", "method": "animate"}, {"args": [["245"], {"frame": {"duration": 0, "redraw": true}, "mode": "immediate"}], "label": "78.7", "method": "animate"}, {"args": [["246"], {"frame": {"duration": 0, "redraw": true}, "mode": "immediate"}], "label": "79.0", "method": "animate"}, {"args": [["247"], {"frame": {"duration": 0, "redraw": true}, "mode": "immediate"}], "label": "79.4", "method": "animate"}, {"args": [["248"], {"frame": {"duration": 0, "redraw": true}, "mode": "immediate"}], "label": "79.7", "method": "animate"}, {"args": [["249"], {"frame": {"duration": 0, "redraw": true}, "mode": "immediate"}], "label": "80.0", "method": "animate"}], "transition": {"duration": 0}, "x": 0.1}], "title": {"text": "Disco de Acreción con Rebound"}, "updatemenus": [{"buttons": [{"args": [null, {"frame": {"duration": 40, "redraw": true}, "fromcurrent": true}], "label": "Play", "method": "animate"}, {"args": [[null], {"frame": {"duration": 0, "redraw": false}, "mode": "immediate"}], "label": "Pause", "method": "animate"}], "direction": "left", "pad": {"r": 10, "t": 10}, "showactive": true, "type": "buttons", "x": 0.1, "y": 1.08}], "width": 900, "xaxis": {"range": [-15, 15], "zeroline": false}, "yaxis": {"range": [-15, 15], "scaleanchor": "x", "zeroline": false}}}
